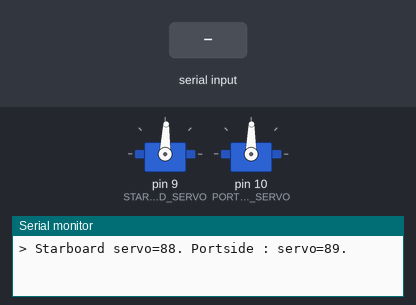
The sketch below on a simulated Arduino Uno, built with avr-gcc and run on an emulated ATmega328P. Parts: 2 × servo, the last lines printed to the serial monitor. Inputs (shaded band) come from the test bench.

Above: at 1.2 s.
1.3 s: "q" received over Serial
At 2.1 s:
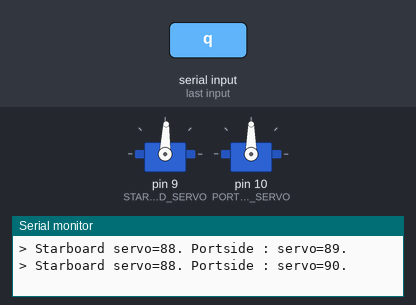
2.8 s: "w" received over Serial
At 3.2 s:
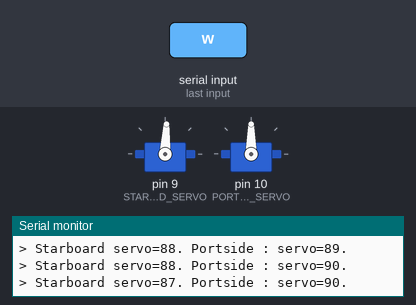
Timing chart, 0 to 5.8 s (numbered marks = the images above; inputs shaded):
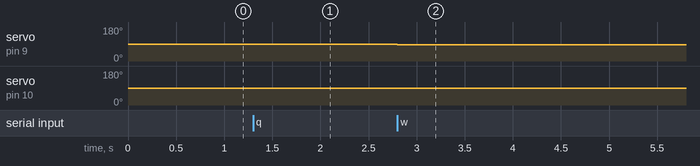

Measured:
- after the input at 1.3 s, servo on pin 10 (PORTSIDE_SERVO): 89° → 90° at once
- after the input at 2.8 s, servo on pin 9 (STARBOARD_SERVO): 88° → 87° at once

The sketch:

calibrate_servo.ino
```cpp
#include <Servo.h>

// Hitta nollpunkten för servon, FRO Ungdom, Oktober 2013

// Konstanter
#define STARBOARD_SERVO   9
#define PORTSIDE_SERVO    10


#define STARBOARD_ZERO   88  // utprovat
#define PORTSIDE_ZERO    89  // utprovat

// Servon
int starboard_value = STARBOARD_ZERO;
int portside_value = PORTSIDE_ZERO;
Servo StarboardServo;
Servo PortsideServo;


void setup() {
  StarboardServo.attach(STARBOARD_SERVO);
  StarboardServo.write(starboard_value);
  PortsideServo.attach(PORTSIDE_SERVO);
  PortsideServo.write(portside_value);
  Serial.begin(9600);
  printStatus();
}

void loop() {
  int incomingByte;
  if(Serial.available() > 0) {
    incomingByte = Serial.read();
    if(incomingByte=='q') {
        portside_value++;
    } else if(incomingByte=='z') {
        portside_value--;
    } else if(incomingByte=='w') {
        starboard_value--;
    } else if(incomingByte=='x') {
        starboard_value++;
    }
    drive(starboard_value,portside_value);
  }
}

void drive(int starboard, int portside) {
  StarboardServo.write(starboard);
  PortsideServo.write(portside);
  printStatus();
}

void printStatus() {
  Serial.print("> Starboard servo=");
  Serial.print(starboard_value);
  Serial.print(". Portside : servo=");
  Serial.print(portside_value);
  Serial.println(".");
}
```
